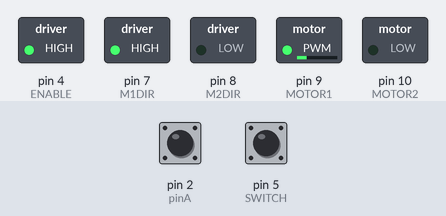
Simulated run of this sketch. Board: Arduino Uno, built with avr-gcc and run on an emulated ATmega328P. Shown: switched loads named in the sketch (green lamp = pin HIGH). Inputs (shaded band) come from the test bench; at power-on: pin 2 (pinA) HIGH, pin 5 (SWITCH) HIGH. What the sketch prints to the serial monitor is not drawn.

Above: at 1.2 s.
1.3 s: pin 2 (pinA) pulled LOW for 1 s
4.3 s: pin 2 (pinA) pulled LOW for 0.15 s
At 5.98 s:
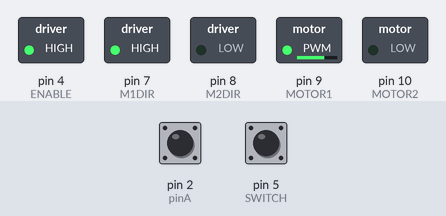
At 8.0 s:
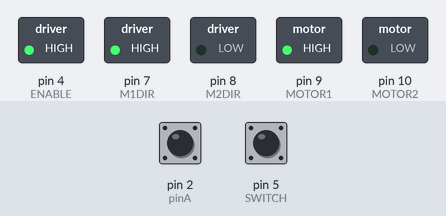
Timing chart, 0 to 9.5 s (numbered marks = the images above; inputs shaded):
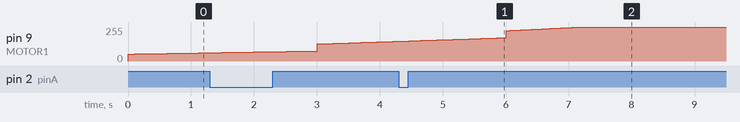

The sketch:

motorControlSystem.ino
```cpp
#include <Wire.h>


//i2c handling
#define ADDRESS 127 //device address
#define HOST 69
#define RESET 0 //reset position command
#define NORTH 1
#define EAST 2
#define SOUTH 3
#define WEST 4

double CYCLE = 255;
int ENABLE = 4;
int M1DIR = 7, M2DIR = 8, MOTOR1 = 9, MOTOR2 = 10;
int SWITCH = 5;
int STATUS = 12;
double CPR = 1600;
double currPosition = 0, lastPosition = 0, lastTime = 0;
double currVel = 0;
int A[2] = {0, 0};
int B[2] = {0, 0};
int pinB = 5;
int pinA = 2;
int count = 0;
int startingTime;
int period = 5;
double currTime = 0;
double voltageCommand, destRads, integral = 0;
double VCC = 5;
double PControl = .6512;
double IControl = PControl * .1508;
double pi = 3.14159;

bool turnUp = false;

void setup() {
  Wire.begin(ADDRESS);
  Wire.onRequest(handleRequest);
  Wire.onReceive(handleCommand);

  //Connect a switch between pin 4 and ground
  pinMode(SWITCH, INPUT_PULLUP);
  pinMode(ENABLE, OUTPUT);
  pinMode(M1DIR, OUTPUT);
  pinMode(M2DIR, OUTPUT);
  pinMode(MOTOR1, OUTPUT);
  pinMode(MOTOR2, OUTPUT);
  pinMode(STATUS, INPUT);

  pinMode(pinA, INPUT_PULLUP);
  pinMode(pinB, INPUT_PULLUP);
  //Initalize interrupt
  attachInterrupt(digitalPinToInterrupt(pinA), changeA, CHANGE);

  Serial.begin(115200);
  startingTime = millis();

  digitalWrite(ENABLE, HIGH); //Setting Low disables shield motor outputs
  digitalWrite(M1DIR, HIGH); //HI is CW, LOW is CCW
  analogWrite(MOTOR1, 0 * CYCLE); //1 * CYCLE is Max Speed, 0 * cycle is not moving
}

void loop() {
  currTime = millis();
  if (currTime < 3000){
    destRads = pi / 2;
  } else if (currTime < 6000){
    destRads = pi;
  } else if (currTime < 9000){
    destRads = 3 * pi / 2;
  } else {
    destRads = 2 * pi;
  }

  currPosition = count / CPR * 2 * 3.14159; //Current Position in radians
  currVel = (currPosition - lastPosition) / ((currTime - lastTime)/1000) ; //Velocity in rad/sec
  lastPosition = currPosition;
  integral += ((currTime - lastTime) / 1000) * (destRads - currPosition) ;
  voltageCommand = (destRads - currPosition) * PControl + integral * IControl;
  if (voltageCommand > 5) voltageCommand = 5;
  if (voltageCommand <-5) voltageCommand = -5;

  if (voltageCommand < 0){
    digitalWrite(M1DIR, LOW);
    voltageCommand *= -1;
  } else {
    digitalWrite(M1DIR, HIGH);
  }


  Serial.print("Destination (radians): ");
  Serial.print(destRads);
  Serial.print("\t Voltage Command (0-1): ");
  Serial.print(voltageCommand / VCC);
  Serial.print("\n");

  analogWrite(MOTOR1, voltageCommand / VCC * CYCLE);

  while (millis() < currTime + period);  //Sample every 5ms

  lastTime = currTime;
}

void changeA(){
 if (digitalRead (pinA)){ //If pin A changes low to high
   turnUp = digitalRead (pinB); //Turning CW if A: HL && B High
 } else { //If pin A changes high to low
   turnUp = !digitalRead (pinB); //Turning CCW if A: LH && B Low
 }
 if (turnUp){
   count++;
 }
 else {
   count--;
 }
}


void handleRequest() {
  while(1 < Wire.available()) {
    byte* posbytes = (byte*)&currPosition;
    Wire.beginTransmission(HOST);
    for(int i= 0; i < 4; i++) {
      Wire.write(posbytes[i]);
    }
    Wire.endTransmission(HOST);
  }
}

void handleCommand(int n) {
  while(1 < Wire.available()) {
    int cmd = Wire.read();
    switch(cmd) {
      case RESET:
        currPosition = 0;
        destRads = 0;
        lastPosition = 0;
        break;
      case NORTH:
        destRads = 0;
        break;
      case EAST:
        destRads = PI/2;
        break;
      case SOUTH:
        destRads = PI;
        break;
      case WEST:
        destRads = 3*PI/2;
        break;
    }
  }
}
```
